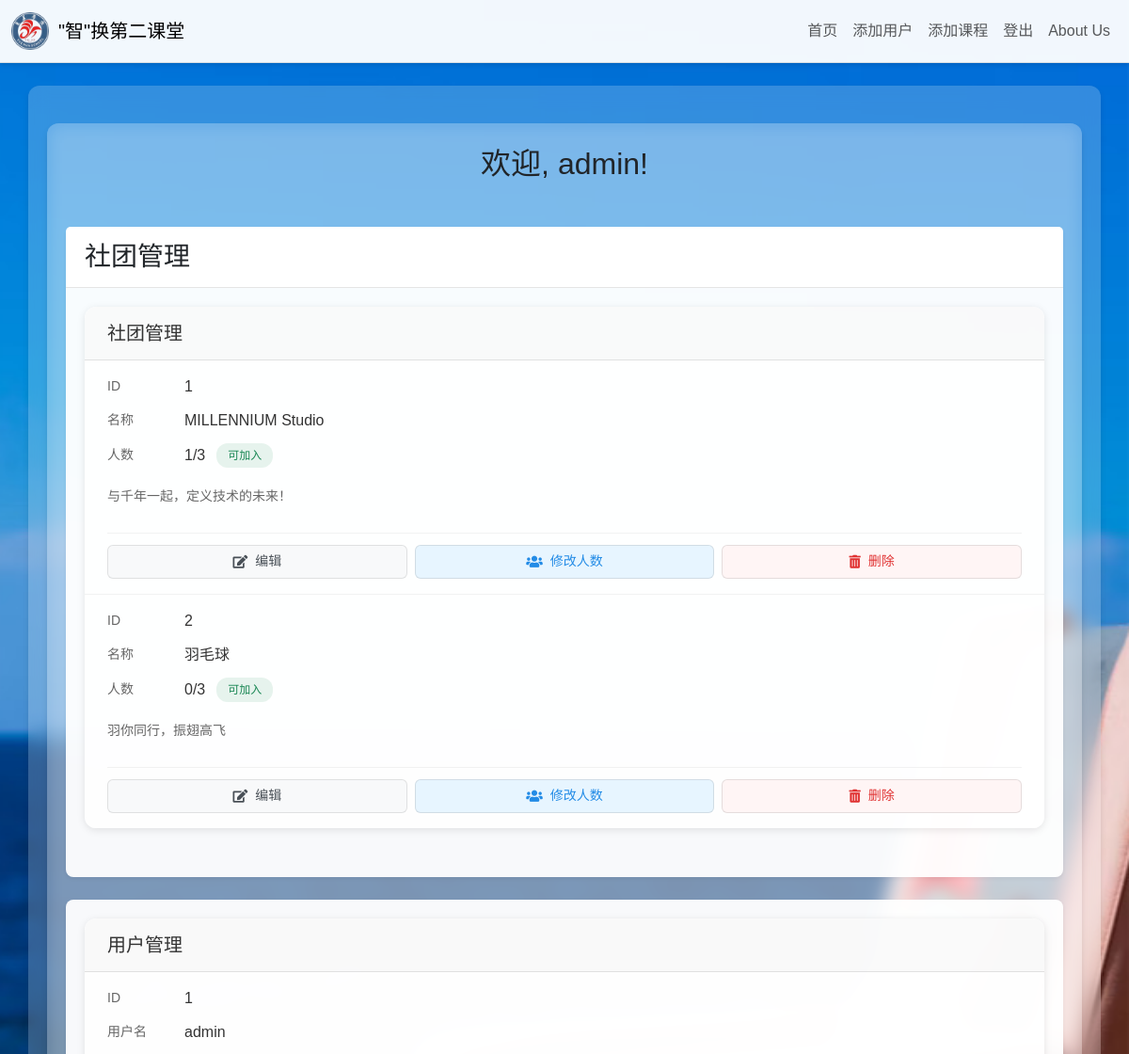
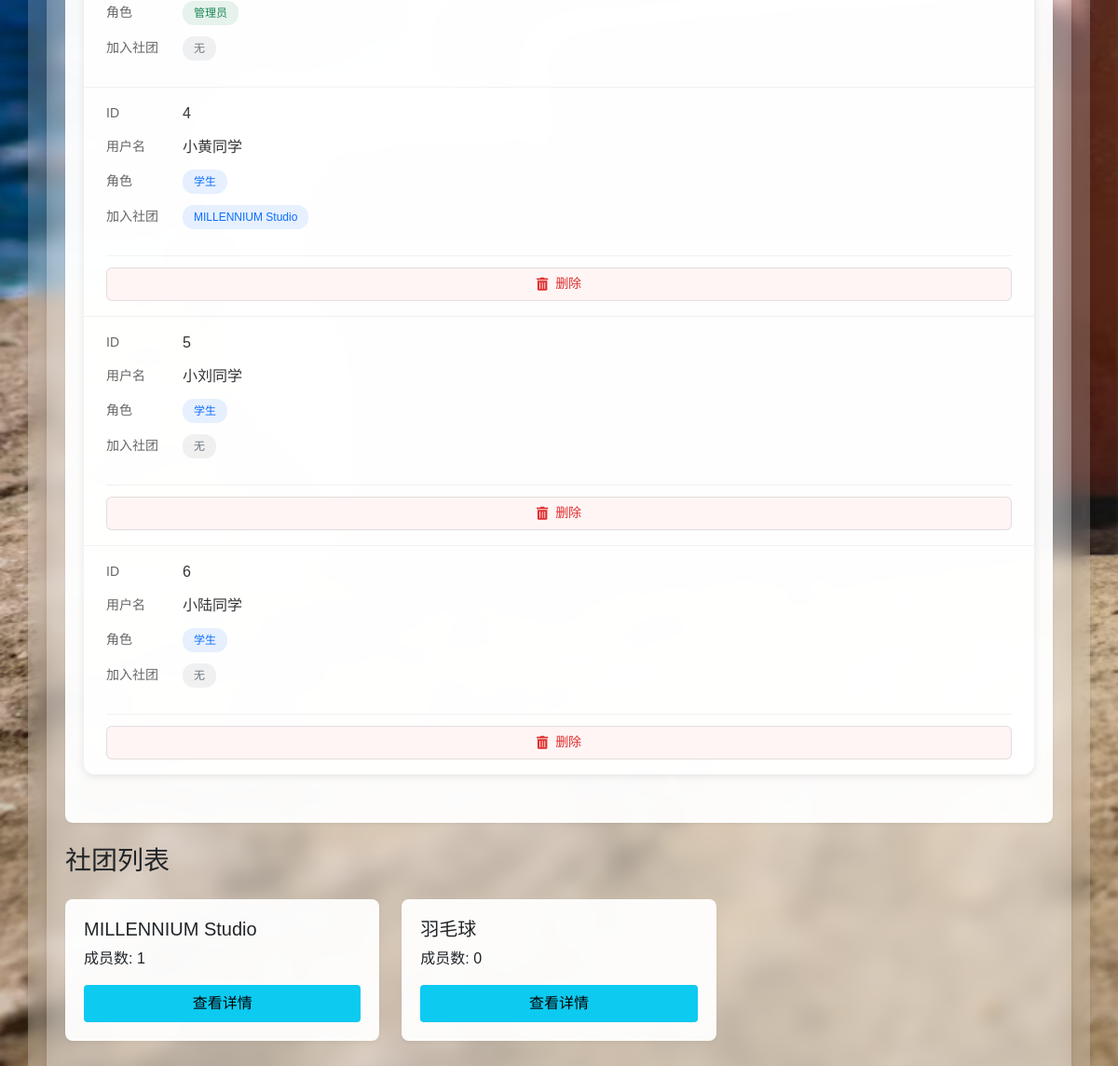
Screenshot of / (signed in) with the database file from the repository (2 pictures, top to bottom).
### models.py (models this page shows, shortened)
class User(UserMixin, db.Model):
    __tablename__ = 'user'
    id = db.Column(db.Integer, primary_key=True)
    username = db.Column(db.String(150), unique=True, nullable=False)
    password_hash = db.Column(db.String(128), nullable=False)
    role = db.Column(db.String(50), nullable=False, default='student')  # 角色字段：'student' 或 'admin'
    memberships = db.relationship('Membership', back_populates='user', cascade="all, delete-orphan")
    sent_transfers = db.relationship('TransferRequest', foreign_keys='TransferRequest.from_user_id', back_populates='from_user')
    received_transfers = db.relationship('TransferRequest', foreign_keys='TransferRequest.to_user_id', back_populates='to_user')
    def is_admin(self):
        return self.role == 'admin'

class Club(db.Model):
    __tablename__ = 'club'
    id = db.Column(db.Integer, primary_key=True)
    name = db.Column(db.String(100), unique=True, nullable=False)
    description = db.Column(db.String(255), nullable=False)  # 添加描述字段
    member_limit = db.Column(db.Integer, nullable=False, default=3)  # 添加人数限制字段
    memberships = db.relationship('Membership', back_populates='club', cascade="all, delete-orphan")
    transfer_requests = db.relationship('TransferRequest', back_populates='club', cascade="all, delete-orphan")

class Membership(db.Model):
    __tablename__ = 'membership'
    id = db.Column(db.Integer, primary_key=True)
    user_id = db.Column(db.Integer, db.ForeignKey('user.id'), nullable=False)
    club_id = db.Column(db.Integer, db.ForeignKey('club.id'), nullable=False)
    date_joined = db.Column(db.DateTime, default=datetime.utcnow)
    user = db.relationship('User', back_populates='memberships')
    club = db.relationship('Club', back_populates='memberships')
    __table_args__ = (db.UniqueConstraint('user_id', 'club_id', name='unique_membership'),)

### app.py (the view)
@app.route('/')
@login_required
def index():
    print(f"Current user: {current_user.username}")
    print(f"Session role: {session.get('user_role')}")
    print(f"User role: {current_user.role}")
    clubs = Club.query.all()
    user_memberships = [membership.club.id for membership in current_user.memberships]
    pending_transfers_count = TransferRequest.query.filter_by(to_user_id=current_user.id, status='pending').count()
    is_admin = current_user.is_admin()
    users = User.query.all() if is_admin else None
    return render_template('index.html',
                         clubs=clubs,
                         users=users if is_admin else None,
                         user_memberships=user_memberships,
                         pending_transfers_count=pending_transfers_count)

### app.py (called while the page is built)
@login_manager.user_loader
def load_user(user_id):
    return User.query.get(int(user_id))

@app.after_request
def add_header(response):
    response.headers['X-Content-Type-Options'] = 'nosniff'
    if response.mimetype.startswith('image/'):
        response.headers['Cache-Control'] = 'no-cache, no-store, must-revalidate'
        response.headers['Pragma'] = 'no-cache'
        response.headers['Expires'] = '0'
    return response

@app.context_processor
def utility_processor():
    return {
        'timestamp': int(time.time())
    }

### templates/index.html (shortened to what this page needs)
{% extends "base.html" %}
{% block content %}
<div class="container py-4">
    <h2 class="text-center mb-5">欢迎, {{ current_user.username }}!</h2>
    {% if current_user.is_admin() %}
    <div class="card frosted-glass mb-4">
        <div class="card-header">
            <h3 class="mb-0">社团管理</h3>
        </div>
        <div class="card-body">
            <div class="list-container">
                <div class="list-header">
                    <h3>社团管理</h3>
                </div>
                {% for club in clubs %}
                <div class="list-item">
                    <div class="item-content">
                        <div class="info-group">
                            <div class="info-row">
                                <span class="info-label">ID</span>
                                <span class="info-value">{{ club.id }}</span>
                            </div>
                            <div class="info-row">
                                <span class="info-label">名称</span>
                                <span class="info-value">{{ club.name }}</span>
                            </div>
                            <div class="info-row">
                                <span class="info-label">人数</span>
                                <span class="info-value">{{ club.memberships|length }}/{{ club.member_limit }}</span>
                                <span class="status-badge {{ 'status-full' if club.memberships|length >= club.member_limit else 'status-active' }}">
                                    {{ '已满' if club.memberships|length >= club.member_limit else '可加入' }}
                                </span>
                            </div>
                            <div class="description">{{ club.description }}</div>
                        </div>
                        <div class="action-group">
                            <button class="action-btn btn-edit" onclick="window.location.href='{{ url_for('edit_club', club_id=club.id) }}'">
                                <i class="fas fa-edit"></i>编辑
                            </button>
                            <button class="action-btn btn-manage" onclick="window.location.href='{{ url_for('edit_club_limit', club_id=club.id) }}'">
                                <i class="fas fa-users"></i>修改人数
                            </button>
                            <button class="action-btn btn-delete" onclick="showDeleteConfirm('club', {{ club.id }}, '{{ club.name }}')">
                                <i class="fas fa-trash-alt"></i>删除
                            </button>
                        </div>
                    </div>
                </div>
                {% endfor %}
            </div>
        </div>
    </div>
    <div class="card frosted-glass mb-4">
        <div class="card-body">
            <div class="list-container">
                <div class="list-header">
                    <h3>用户管理</h3>
                </div>
                {% for user in users %}
                <div class="list-item">
                    <div class="item-content">
                        <div class="info-group">
                            <div class="info-row">
                                <span class="info-label">ID</span>
                                <span class="info-value">{{ user.id }}</span>
                            </div>
                            <div class="info-row">
                                <span class="info-label">用户名</span>
                                <span class="info-value">{{ user.username }}</span>
                            </div>
                            <div class="info-row">
                                <span class="info-label">角色</span>
                                <span class="info-value">
                                    <span class="status-badge {{ 'status-admin' if user.role == 'admin' else 'status-student' }}">
                                        {{ "管理员" if user.role == "admin" else "学生" }}
                                    </span>
                                </span>
                            </div>
                            <div class="info-row">
                                <span class="info-label">加入社团</span>
                                <span class="info-value clubs-list">
                                    {% if user.memberships %}
                                        {% for membership in user.memberships %}
                                            <span class="club-tag">{{ membership.club.name }}</span>
                                        {% endfor %}
                                    {% else %}
                                        <span class="status-badge status-empty">无</span>
                                    {% endif %}
                                </span>
                            </div>
                        </div>
                        {% if user.role != "admin" %}
                        <div class="action-group">
                            <button class="action-btn btn-delete" onclick="showDeleteConfirm('user', {{ user.id }}, '{{ user.username }}')">
                                <i class="fas fa-trash-alt"></i>删除
                            </button>
                        </div>
                        {% endif %}
                    </div>
                </div>
                {% endfor %}
            </div>
        </div>
    </div>
{% endif %}
    <h3 class="mb-4">社团列表</h3>
<div class="row">
    {% for club in clubs %}
        <div class="col-md-4 mb-4">
            <div class="card frosted-glass">
                <div class="card-body">
                    <h5 class="card-title">{{ club.name }}</h5>
                    <p class="card-text">
                        成员数: {{ club.memberships|length }}
                    </p>
                    <a href="{{ url_for('club_details', club_id=club.id) }}" class="btn btn-info w-100">查看详情</a>
                </div>
            </div>
        </div>
    {% endfor %}
</div>
</div>
{% endblock %}

### templates/base.html (shortened to what this page needs)
<!DOCTYPE html>
<html lang="zh-CN">
<head>
    <link href="https://cdn.jsdelivr.net/npm/bootstrap@5.3.0/dist/css/bootstrap.min.css" rel="stylesheet">
    <link href="{{ url_for('static', filename='css/styles.css', v=timestamp) }}" rel="stylesheet">
    <link href="https://cdnjs.cloudflare.com/ajax/libs/font-awesome/5.15.4/css/all.min.css" rel="stylesheet">
</head>
<body>
    <nav class="navbar navbar-expand-lg">
        <div class="container-fluid">
            <a class="navbar-brand" href="{{ url_for('index') }}">
                <img src="{{ url_for('static', filename='images/logo.png') }}" alt="Logo">
                "智"换第二课堂
            </a>
            <div class="collapse navbar-collapse" id="navbarNav">
                <ul class="navbar-nav ms-auto">
                    {% if current_user.is_authenticated %}
                        <li class="nav-item">
                            <a class="nav-link" href="{{ url_for('index') }}">首页</a>
                        </li>
                        {% if current_user.is_admin() %}
                            <li class="nav-item">
                                <a class="nav-link" href="{{ url_for('add_user') }}">添加用户</a>
                            </li>
                            <li class="nav-item">
                                <a class="nav-link" href="{{ url_for('add_club') }}">添加课程</a>
                            </li>
                        {% endif %}
                        <li class="nav-item">
                            <a class="nav-link" href="{{ url_for('logout') }}">登出</a>
                        </li>
                    {% endif %}
                    <li class="nav-item">
                        <a class="nav-link" href="#" data-bs-toggle="modal" data-bs-target="#aboutUsModal">About Us</a>
                    </li>
                </ul>
            </div>
        </div>
    </nav>
    <div class="container mt-4">
        {% block content %}{% endblock %}
    </div>
</body>
</html>

### static/css/styles.css (style rules this page uses)
html, body { height: 100%; margin: 0; padding: 0; }
body { position: relative; font-family: "Microsoft YaHei", "PingFang SC", "Hiragino Sans GB", sans-serif; -webkit-font-smoothing: antialiased; -moz-osx-font-smoothing: grayscale; }
body::before { content: ''; position: fixed; top: 0; left: 0; width: 100%; height: 100%; background: url("/static/images/photo.jpg?v=2") no-repeat center center; background-size: cover; z-index: -1; pointer-events: none; }
.container { position: relative; z-index: 1; background: rgba(255, 255, 255, 0.2); -webkit-backdrop-filter: blur(10px); backdrop-filter: blur(10px); border-radius: 12px; padding: 20px; margin-top: 20px; margin-bottom: 20px; box-shadow: 0 4px 6px rgba(0, 0, 0, 0.1); }
.navbar { position: relative; z-index: 2; background: rgba(255, 255, 255, 0.95); border-bottom: 1px solid rgba(0, 0, 0, 0.1); box-shadow: 0 2px 4px rgba(0, 0, 0, 0.1); }
.navbar-brand { display: flex; align-items: center; }
.navbar-brand img { height: 40px; margin-right: 10px; }
.card { background: rgba(255, 255, 255, 0.95); border: none; border-radius: 8px; box-shadow: 0 2px 4px rgba(0, 0, 0, 0.05); }
.card-header { background: rgba(255, 255, 255, 0.98); border-bottom: 1px solid rgba(0, 0, 0, 0.1); padding: 15px 20px; }
.card-body { padding: 20px; }
.btn { padding: 8px 20px; border-radius: 4px; border: none; font-weight: 500; transition: all 0.2s ease; }
.list-container { background: rgba(255, 255, 255, 0.95); border-radius: 12px; box-shadow: 0 2px 8px rgba(0, 0, 0, 0.1); margin-bottom: 2rem; overflow: hidden; }
.list-header { padding: 1rem 1.5rem; background: rgba(0, 0, 0, 0.02); border-bottom: 1px solid rgba(0, 0, 0, 0.1); }
.list-header h3 { margin: 0; font-size: 1.25rem; font-weight: 500; color: #333; }
.list-item { padding: 1rem 1.5rem; border-bottom: 1px solid rgba(0, 0, 0, 0.05); transition: background-color 0.2s; }
.list-item:last-child { border-bottom: none; }
.item-content { display: flex; flex-direction: column; gap: 1rem; }
.info-group { display: grid; gap: 0.75rem; padding-bottom: 0.75rem; }
.info-row { display: flex; align-items: center; gap: 0.75rem; }
.info-label { color: #666; font-size: 0.875rem; min-width: 70px; }
.info-value { color: #333; font-weight: 500; }
.description { color: #666; font-size: 0.875rem; margin-top: 0.5rem; line-height: 1.5; }
.action-group { display: grid; grid-template-columns: repeat(auto-fit, minmax(80px, 1fr)); gap: 0.5rem; padding-top: 0.75rem; border-top: 1px solid rgba(0, 0, 0, 0.05); }
.action-btn { width: 100%; height: 36px; padding: 0 0.75rem; font-size: 0.875rem; display: inline-flex; align-items: center; justify-content: center; border-radius: 6px; border: 1px solid rgba(0, 0, 0, 0.1); cursor: pointer; transition: all 0.2s ease; white-space: nowrap; gap: 0.5rem; }
.action-btn.btn-edit { background: #f8f9fa; color: #495057; }
.action-btn.btn-manage { background: #e7f5ff; color: #228be6; }
.action-btn.btn-delete { background: #fff5f5; color: #e03131; }
.action-btn i { font-size: 0.875rem; }
.status-badge { display: inline-flex; align-items: center; padding: 0.25rem 0.75rem; border-radius: 12px; font-size: 0.75rem; font-weight: 500; }
.status-active { background: rgba(25, 135, 84, 0.1); color: #198754; }
.status-admin { background: rgba(25, 135, 84, 0.1); color: #198754; }
.status-student { background: rgba(13, 110, 253, 0.1); color: #0d6efd; }
.status-empty { background: rgba(108, 117, 125, 0.1); color: #6c757d; }
.clubs-list { display: flex; flex-wrap: wrap; gap: 0.5rem; align-items: center; }
.club-tag { display: inline-flex; align-items: center; padding: 0.25rem 0.75rem; border-radius: 12px; font-size: 0.75rem; font-weight: 500; background: rgba(13, 110, 253, 0.1); color: #0d6efd; }

### rows the page displays
User: username "admin", id "1", role "管理员", shows "无"
Club: id "1", name "MILLENNIUM Studio", memberships|length "1", member_limit "3", member_limit "可加入", description "与千年一起，定义技术的未来！"
Club: id "2", name "羽毛球", memberships|length "0", member_limit "3", member_limit "可加入", description "羽你同行，振翅高飞"
User: id "4", username "小黄同学", role "学生"
Membership: club.name "MILLENNIUM Studio"
User: id "5", username "小刘同学", role "学生", shows "无"
User: id "6", username "小陆同学", role "学生", shows "无"
